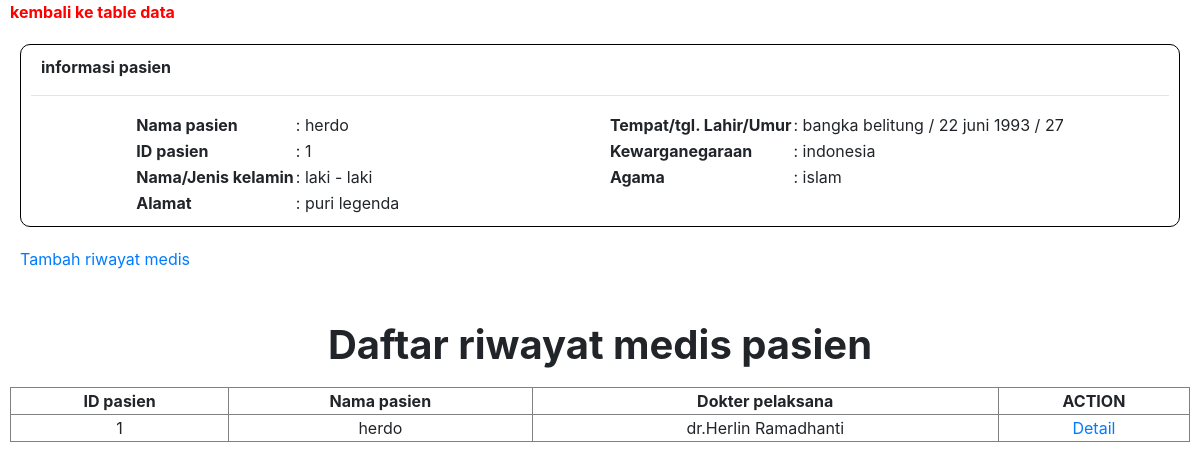
/dokter.php?idpasien=1, run on the app's committed database.
### tables this page shows
CREATE TABLE `informasipasien` (
  `id_pasien` int(11) NOT NULL,
  `nama_pasien` varchar(255) NOT NULL,
  `jeniskelamin_pasien` varchar(25) NOT NULL,
  `alamat_pasien` varchar(255) NOT NULL,
  `umur_pasien` varchar(25) NOT NULL,
  `tempatlahir_pasien` varchar(255) NOT NULL,
  `tanggallahir_pasien` varchar(25) NOT NULL,
  `bulanlahir_pasien` varchar(25) NOT NULL,
  `tahunlahir_pasien` varchar(25) NOT NULL,
  `kewarganegaraan_pasien` varchar(255) NOT NULL,
  `agama_pasien` varchar(25) NOT NULL,
  `pekerjaan_pasien` varchar(25) NOT NULL,
  `time` timestamp NOT NULL DEFAULT current_timestamp() ON UPDATE current_timestamp()
);

CREATE TABLE `rm_db` (
  `id_rekammedis` int(11) NOT NULL,
  `id_pasiendb` varchar(255) NOT NULL,
  `namapasien` text NOT NULL,
  `dokterpelaksana` varchar(255) NOT NULL,
  `kesadaran` varchar(255) NOT NULL,
  `sistole` varchar(255) NOT NULL,
  `diastole` varchar(255) NOT NULL,
  `nafas` varchar(255) NOT NULL,
  `suhu` varchar(255) NOT NULL,
  `sistempernafasan` varchar(255) NOT NULL,
  `sistemkardiovaskular` varchar(255) NOT NULL,
  `sistempencernaan` varchar(255) NOT NULL,
  `sistemmuskuloskeletal` varchar(255) NOT NULL,
  `sistempersyarafan` varchar(255) NOT NULL,
  `sistemintegumen` varchar(255) NOT NULL,
  `sistemperkemihan` varchar(255) NOT NULL,
  `time_rm` timestamp NOT NULL DEFAULT current_timestamp() ON UPDATE current_timestamp()
);

### dokter.php (the view, shortened to what this page needs)
<!doctype html>
<html lang="en">
  <head>
    <link rel="stylesheet" href="https://cdn.jsdelivr.net/npm/bootstrap@4.4.1/dist/css/bootstrap.min.css">
  </head>
  <body>
      <div style="margin-left: 10px;">
        <a href="tabledata.php" style="text-decoration: none;"><span style="color: red; font-weight: bolder;">kembali ke table data</span></a>
      </div>
    <div style="display: flex;">
        <div style="display: flex; flex-direction: column; width: 100%;">
          <div style="border: 1px solid black; border-radius: 10px;margin: 20px;padding: 10px;">
          <div style="font-weight: bolder;margin-left: 10px;">informasi pasien</div>
          <hr>
          <div style="display: flex; flex-direction: row;justify-content: space-around;">
          <div style="display: flex;flex-direction: column;">
            <?php
            include 'koneksi.php';
            $idpasienview = isset($_GET['idpasien']);
            $caridatapasien = "SELECT * FROM informasipasien WHERE id_pasien = '$idpasienview'";
            $hubungkancaridatapasien = mysqli_query($koneksi, $caridatapasien);
            while($ambildatapasienview = mysqli_fetch_array($hubungkancaridatapasien)){
              $idpasienambil = $ambildatapasienview['id_pasien'];
              $namapasiendb = $ambildatapasienview['nama_pasien'];
              $jeniskelamindb = $ambildatapasienview['jeniskelamin_pasien'];
              $alamatdb = $ambildatapasienview['alamat_pasien'];
              $umurpasiendb = $ambildatapasienview['umur_pasien'];
              $tempatlahirdb = $ambildatapasienview['tempatlahir_pasien'];
              $tanggallahirdb = $ambildatapasienview['tanggallahir_pasien'];
              $bulanlahirdb = $ambildatapasienview['bulanlahir_pasien'];
              $tahunlahirdb = $ambildatapasienview['tahunlahir_pasien'];
              $kewarganegaraandb = $ambildatapasienview['kewarganegaraan_pasien'];
              $agamapasiendb = $ambildatapasienview['agama_pasien'];
            }
             ?>
            <table>
              <tr>
                <td><span style="font-weight: bolder;">Nama pasien</span></td>
                <td>: <?php echo $namapasiendb; ?></td>
              </tr>
              <tr>
                <td><span style="font-weight: bolder;">ID pasien</span></td>
                <td>: <?php echo $idpasienview; ?></td>
              </tr>
              <tr>
                <td><span style="font-weight: bolder;">Nama/Jenis kelamin</span></td>
                <td>: <?php echo $jeniskelamindb; ?></td>
              </tr>
              <tr>
                <td><span style="font-weight: bolder;">Alamat</span></td>
                <td>: <?php echo $alamatdb; ?></td>
              </tr>
            </table>
          </div>
          <div style="display: flex;flex-direction: column;">
            <table>
              <tr>
                <td><span style="font-weight: bolder;">Tempat/tgl. Lahir/Umur</span></td>
                <td>: <?php echo $tempatlahirdb; ?> / <?php echo $tanggallahirdb; ?> <?php echo $bulanlahirdb; ?> <?php echo $tahunlahirdb; ?> / <?php echo $umurpasiendb; ?></td>
              </tr>
              <tr>
                <td><span style="font-weight: bolder;">Kewarganegaraan</span></td>
                <td>: <?php echo $kewarganegaraandb; ?></td>
              </tr>
              <tr>
                <td><span style="font-weight: bolder;">Agama</span></td>
                <td>: <?php echo $agamapasiendb; ?></td>
              </tr>
            </table>
          </div>
          </div>
          </div>
          <div>
              <a href="rekammedis.php?idpasienrm=<?php echo $idpasienview; ?>" style="text-decoration: none;"><span style="margin:10px;padding: 10px;">Tambah riwayat medis</span></a>
            </div>
          <div style="display: flex; flex-direction: column;">
            <h1 style="text-align: center;margin-top: 50px;font-weight: bolder;">Daftar riwayat medis pasien</h1>
               <table border="1" style="margin: 10px; padding: 10px;text-align: center;">
                      <tr>
                        <td><span style="font-weight: bolder;">ID pasien</span></td>
                        <td><span style="font-weight: bolder;">Nama pasien</span></td>
                        <td><span style="font-weight: bolder;">Dokter pelaksana</span></td>
                        <td><span style="font-weight: bolder;">ACTION</span></td>
                      </tr>
            <?php
              include 'koneksi.php';
              $carirm = "SELECT * FROM rm_db WHERE id_rekammedis = '$idpasienview'";
              $hubungkancarirm = mysqli_query($koneksi, $carirm);
               if(mysqli_num_rows($hubungkancarirm) > 0){
                while($ambilrmpasien = mysqli_fetch_array($hubungkancarirm)){
                $idrekammedis = $ambilrmpasien['id_rekammedis'];
                $dokterpelaksanarmpasien = $ambilrmpasien['dokterpelaksana'];
                  ?>
                   <tr>
                        <td><?php echo $idpasienambil; ?></td>
                        <td><?php echo $namapasiendb; ?></td>
                        <td><?php echo $dokterpelaksanarmpasien; ?></td>
                        <td><a href="viewrekammedis.php?idrm=<?php echo $idrekammedis; ?>" style="text-decoration: none;">Detail</a></td>
                      </tr>
              <?php
              }
              ?>
                    </table>
                <?php
              }else{
                ?>
                  <h4 style="text-align: center; margin-top: 50px;">Pasien belum memiliki riwayat medis</h4>
                <?php
              }
             ?>
          </div>
        </div>
    </div>
  </body>
</html>

### data on the page
informasipasien: nama_pasien "herdo", jeniskelamin_pasien "laki - laki", alamat_pasien "puri legenda", tempatlahir_pasien "bangka belitung", tanggallahir_pasien "22", bulanlahir_pasien "juni", tahunlahir_pasien "1993", umur_pasien "27", kewarganegaraan_pasien "indonesia", agama_pasien "islam", id_pasien "1"
rm_db: dokterpelaksana "dr.Herlin Ramadhanti"

### other printed values
$idpasienview "1"
